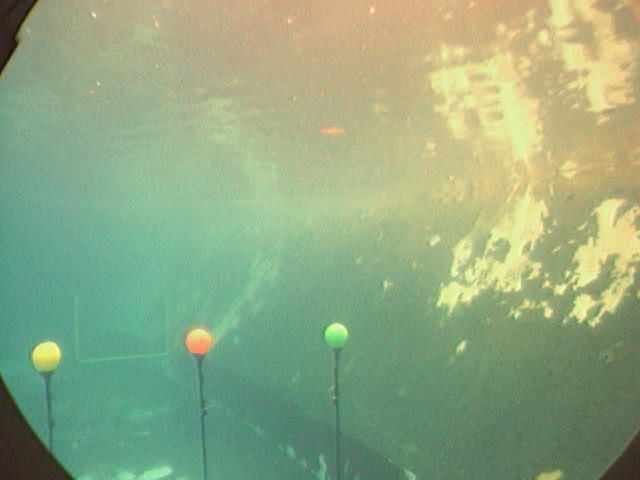
#> input picture project3/Data/Frames/Green/Training/Train_ImageGreen1.jpg, 640 x 480 px, given in place of detectbuoy.avi, which was not available
$ python Detection_Noise.py
#> lines starting #> are read from the running program, lines starting #| are printed output that depends on the picture; after the words box and inside, x2 and y2 are one past the last pixel; in counts of white or black regions, pixels touching at a corner belong together; pictures that were not available may be replaced by others from this repository, and a replacement may not be noted
import numpy as np
import cv2
import math
from matplotlib import pyplot as plt
import matplotlib.image as mpimg

def Parameters(samples):

    mu = np.mean(samples)
    sigma = np.std(samples)

    return mu,sigma


def Gaussian1D(x,mu,sigma):

    A = 1/(sigma*np.sqrt(2*math.pi))
    Z = A*np.exp(-(x-mu)**2/(2.*sigma**2))

    return Z


muG = 192.18119099491648
stdG = 33.13959266379306

muR = 244.8884335154827
stdR = 15.988621099080165


muY = 213.25615384615384
stdY = 17.8243214874831

cap = cv2.VideoCapture('../Data/detectbuoy.avi')

if (cap.isOpened()== False):
   print("Error opening video stream or file")

count = 0
while(cap.isOpened()):


    ret, frame = cap.read()
#> frame is the input picture: shape (480, 640, 3); mean B, G, R 129.8, 168.4, 144.7

    frame = cv2.cvtColor(frame,cv2.COLOR_BGR2RGB)

    OI = frame
    I = cv2.medianBlur(OI,15)
    I = cv2.bilateralFilter(I,9,75,75)

    I = cv2.dilate(I,np.ones((5,5),np.uint8),iterations =1)

    Ig = ((I[:,:,1] - I[:,:,2]))
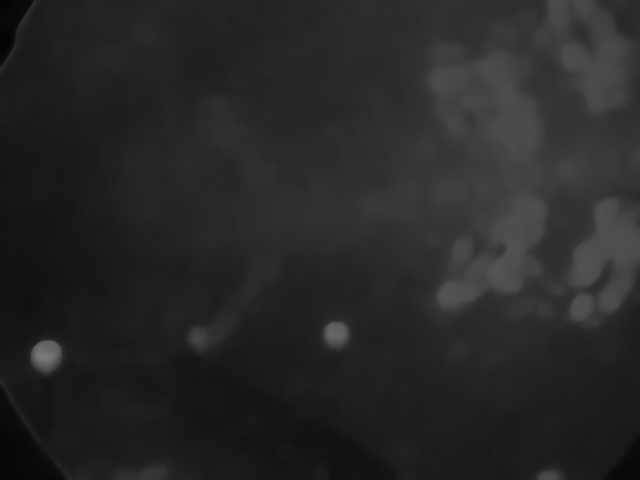
#> Ig: shape (480, 640); min 3, max 122, mean 39.2

    Ir = I[:,:,0]
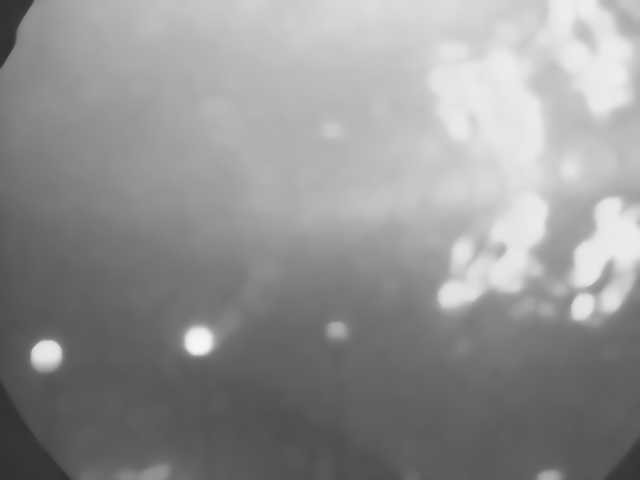
#> Ir: shape (480, 640); min 49, max 247, mean 146.3
    Iy = (I[:,:,1] + I[:,:,0] - I[:,:,2])
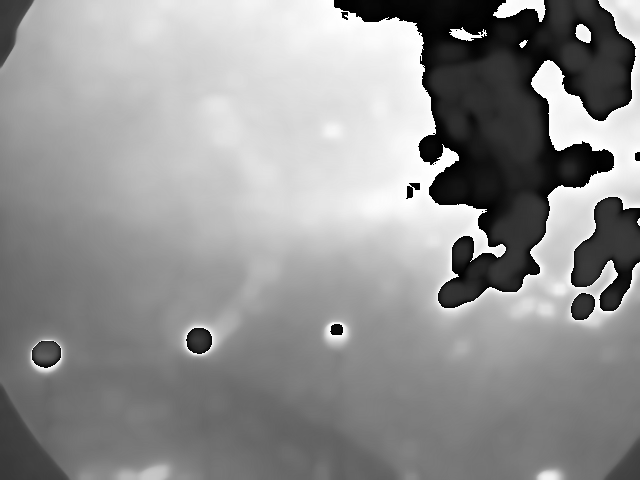
#> Iy: shape (480, 640); min 0, max 255, mean 145.6

    Probg = Gaussian1D(Ig,muG,stdG)
    Probr = Gaussian1D(Ir,muR,stdR)
    Proby = Gaussian1D(Iy,muY,stdY)
#> call 3 of Gaussian1D, with mu = 213.3, sigma = 17.82
#> in Gaussian1D (call 3), `Z = A*np.exp(-(x-mu)**2/(2.*sigma**2))`:
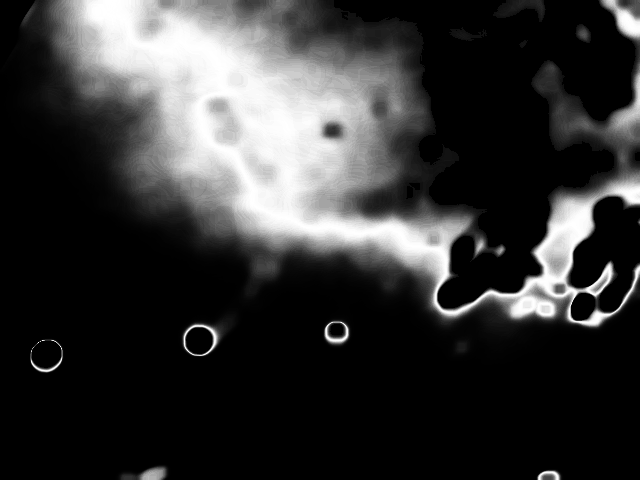
#> Z: shape (480, 640) float64; min 1.85e-33, max 0.0224, mean 0.00464; drawn with min black and max white


    Probg = Probg/np.amax(Probg)
    Probr = Probr/np.amax(Probr)
    Proby = Proby/np.amax(Proby)

    Green = (Probg>= 0.0008)
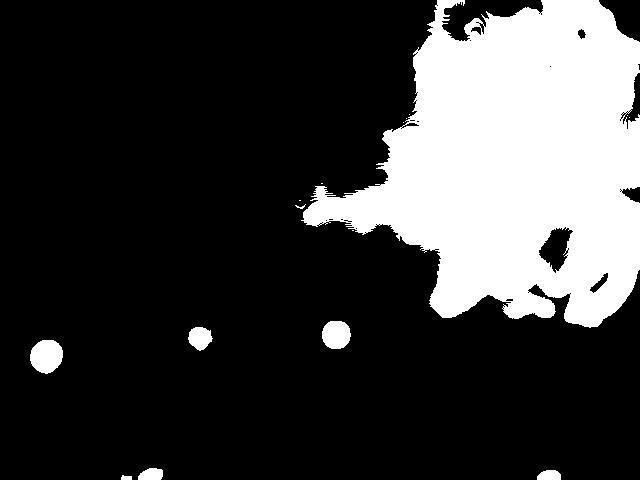
#> Green: shape (480, 640) bool; 23.4% white; 16 white regions (8 under 20 px), largest, box (x1, y1, x2, y2) and area: (301, 0, 640, 328) 69264, (30, 340, 63, 374) 868, (322, 321, 351, 349) 664
    Red = (Probr>=0.68)
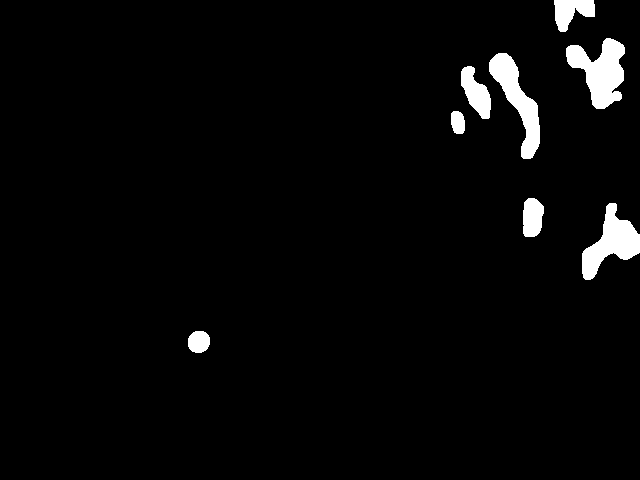
#> Red: shape (480, 640) bool; 3.1% white; 8 white regions, largest, box (x1, y1, x2, y2) and area: (566, 38, 625, 109) 2351, (582, 203, 640, 280) 2071, (489, 53, 540, 159) 2065

    Final =  (Red | Green)

    plt.figure(1),plt.clf()
    plt.imshow(OI)
    plt.contour(Final)

    plt.pause(0.00000000003)
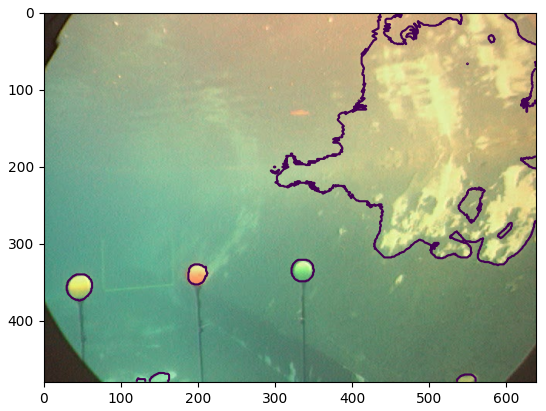
#> figure drawn by matplotlib, 1 panel


cap.release()
cv2.destroyAllWindows()

$ run again, on project3/Data/Frames/Green/Training/Train_ImageGreen15.jpg
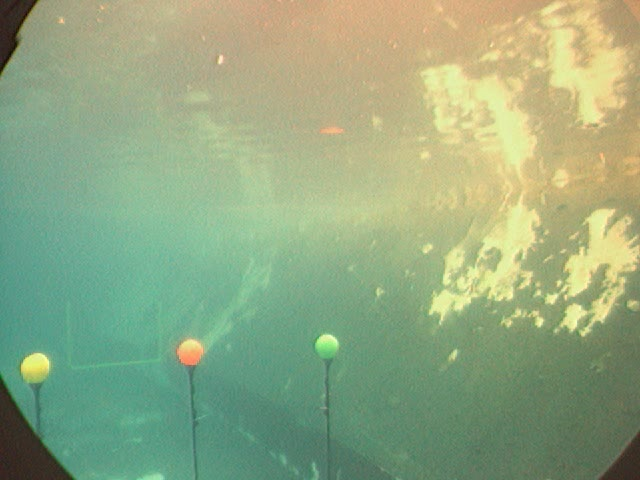
#> input picture project3/Data/Frames/Green/Training/Train_ImageGreen15.jpg, 640 x 480 px, given in place of detectbuoy.avi, which was not available
#> frame is the input picture: shape (480, 640, 3); mean B, G, R 129.5, 168.5, 146.7
#> `Green = (Probg>= 0.0008)`:
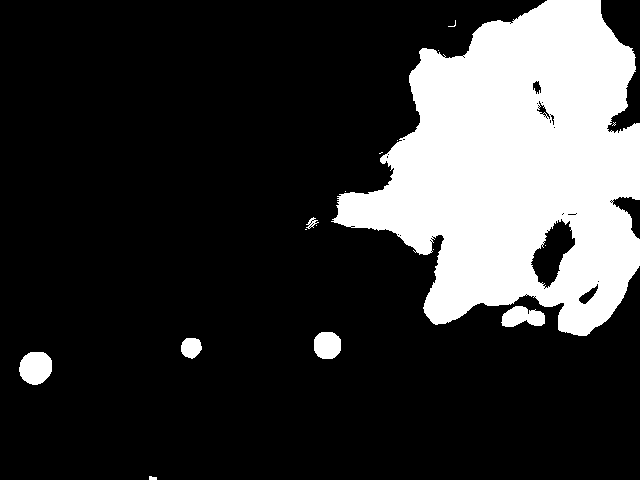
#> Green: shape (480, 640) bool; 21.7% white; 17 white regions (10 under 20 px), largest, box (x1, y1, x2, y2) and area: (331, 0, 640, 336) 64177, (19, 352, 52, 385) 868, (501, 306, 545, 327) 655
#> Red: shape (480, 640) bool; 3% white; 12 white regions, largest, box (x1, y1, x2, y2) and area: (547, 10, 623, 120) 3834, (574, 230, 632, 286) 1688, (512, 111, 536, 171) 829
#> `plt.pause(0.00000000003)`:
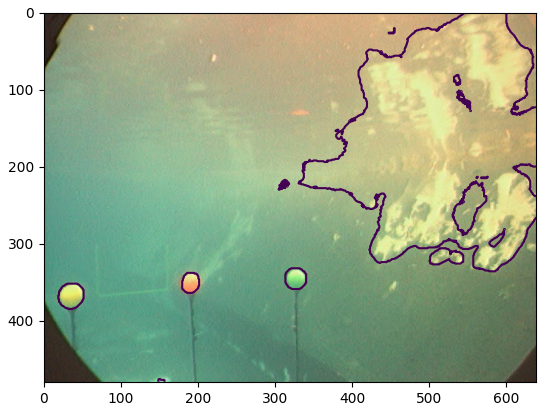
#> figure drawn by matplotlib, 1 panel
